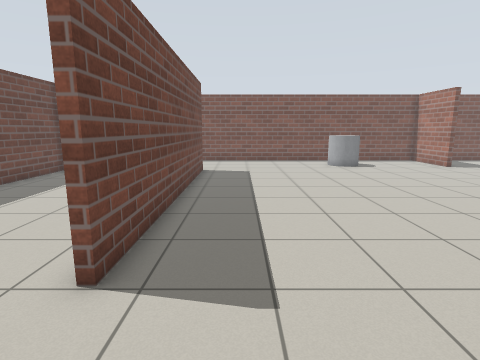
view 1 (above)

18 first-person views from a walk through a world built for the Gazebo simulator. The camera is 1.2 m above the floor, tilts 10° down and sees 80° across. The floor is counted in squares, 0.5 m on a side. Each view is taken from the middle of a square. On the plan, view 1 faces up. The plan holds only what a view shows up to about 18 squares ahead; the rest is blank. Robots are left out.

view 2
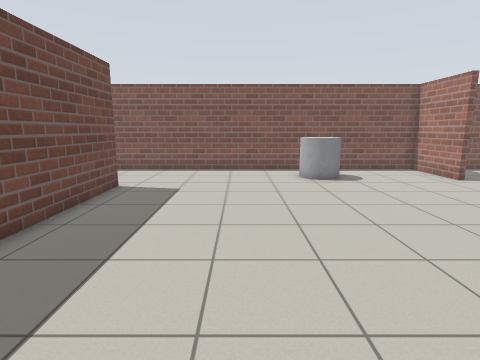

view 3
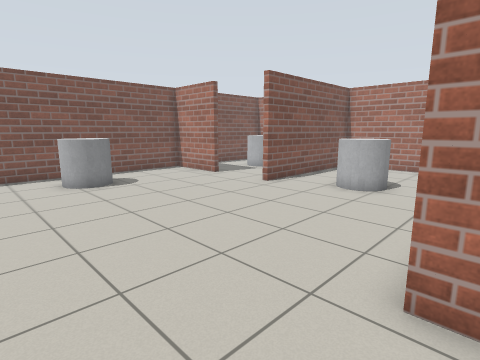

view 4
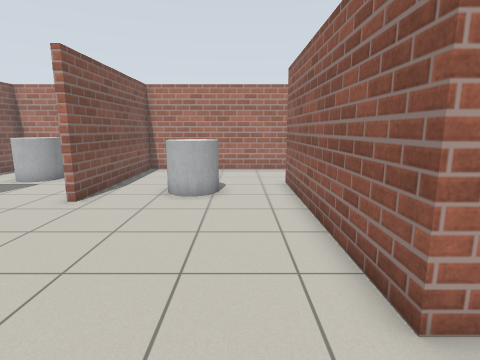

view 5
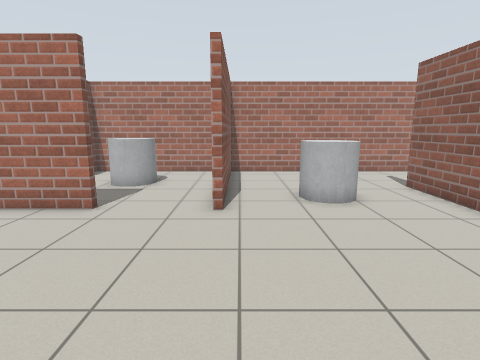

view 6
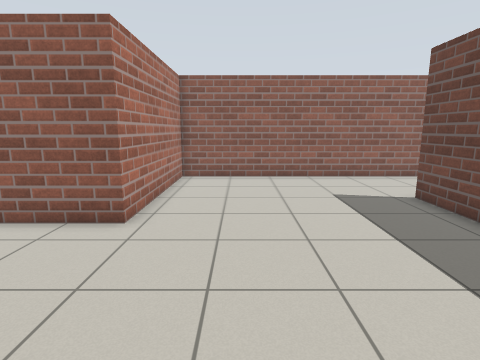

view 7
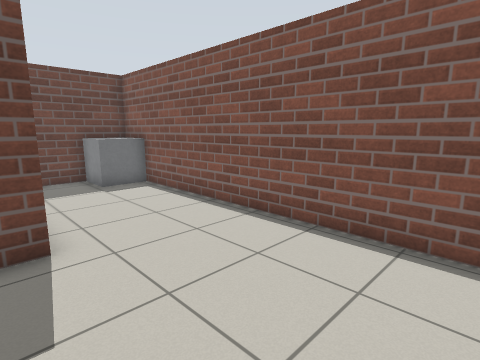

view 8
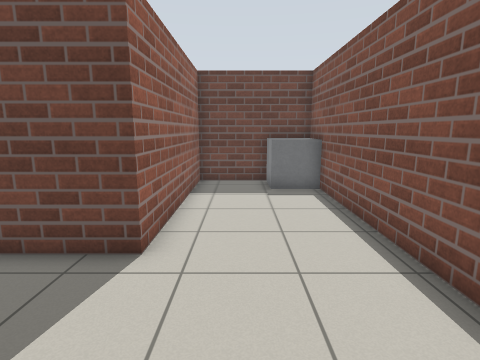

view 9
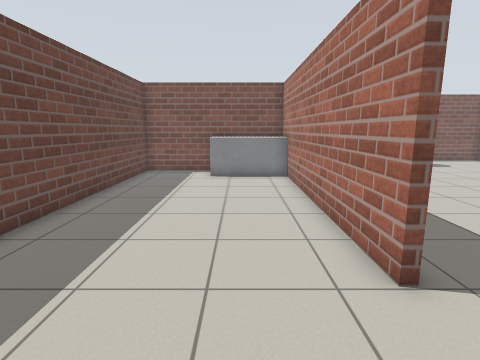

view 10
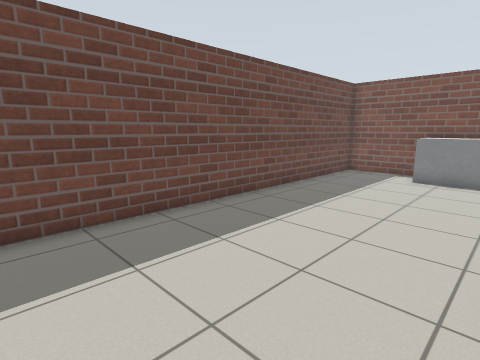

view 11
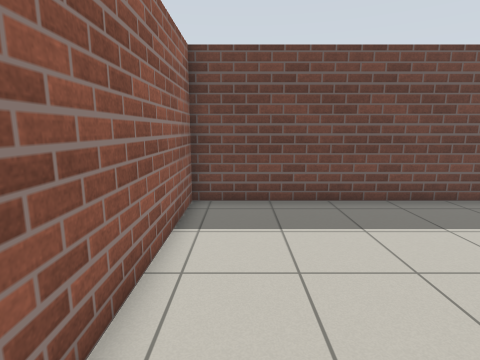

view 12
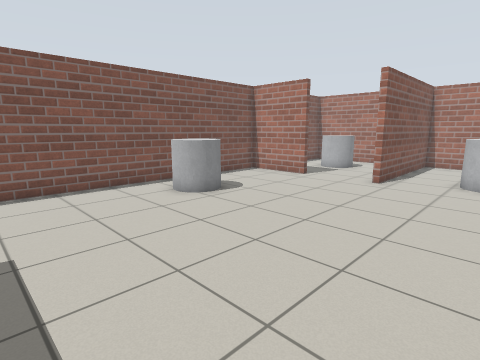

view 13
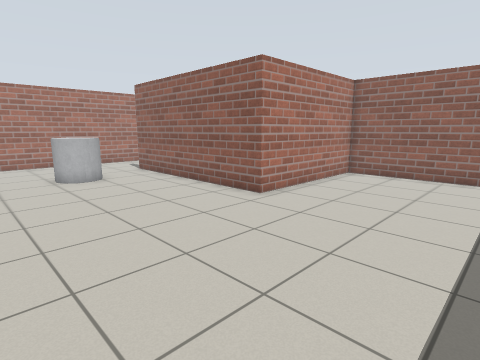

view 14
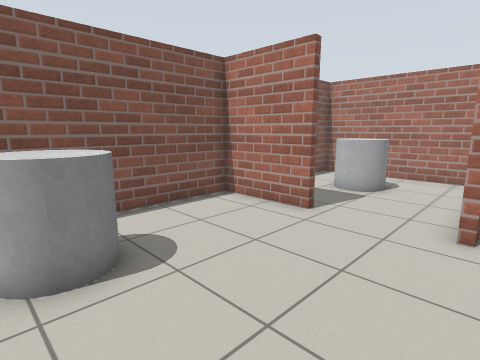

view 15
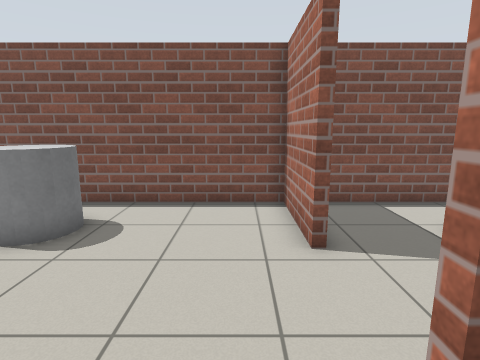

view 16
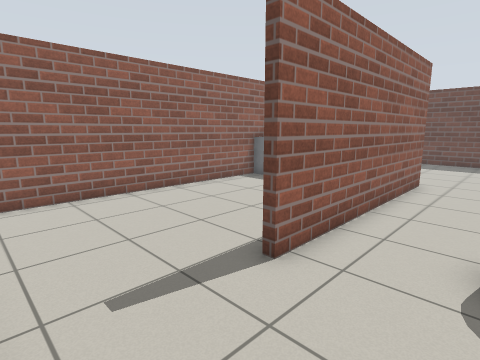

view 17
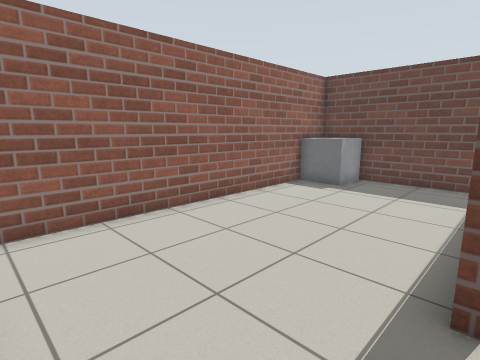

view 18
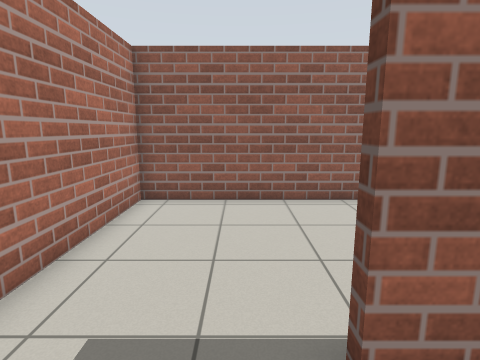

### Floor plan
Ten units are one square. View 1 is at (0, 0); x grows to the right and y downward. Boxes are objects, and circles mark ways between rooms. Rooms are numbered by the first view taken in them; rooms with no view inside come last. Other rooms are left out.
<svg viewBox="-110 -230 329 241">
<path fill="none" stroke="#000" d="M139 -185 135 -185 135 -223 -82 -223M-15 6 70 6 70 -69 170 -69M214 -76 214 -145 132 -145M-105 -224 -105 -171 -22 -171 -22 -41M-22 -41 -25 -41 -25 -168 -105 -168 -105 6 -15 6M170 -69 170 -65M73 -58 73 6 214 6 214 -76M214 -155 214 -223 149 -223"/>
<rect x="-105" y="-225" width="20" height="20" fill="#bbb"><title>grey box</title></rect>
<rect x="55" y="-205" width="30" height="20" fill="#bbb"><title>grey cylinder</title></rect>
<rect x="135" y="-125" width="30" height="30" fill="#bbb"><title>grey cylinder</title></rect>
<rect x="-65" y="-165" width="20" height="20" fill="#bbb"><title>grey box</title></rect>
<rect x="-45" y="-165" width="20" height="20" fill="#bbb"><title>grey box</title></rect>
<rect x="75" y="-15" width="20" height="20" fill="#bbb"><title>grey box</title></rect>
<rect x="165" y="-205" width="30" height="30" fill="#bbb"><title>grey cylinder</title></rect>
<circle cx="-20" cy="-20" r="3" fill="#2a7"/>
<circle cx="190" cy="-70" r="3" fill="#2a7"/>
<circle cx="140" cy="-170" r="3" fill="#2a7"/>
<text x="60" y="-130">1</text>
<text x="-60" y="-80">2</text>
<text x="150" y="-30">3</text>
<text x="180" y="-190">4</text>
</svg>
Room 1 opens to room 2. Room 1 opens to room 3. Room 1 opens to room 4.

Where each view was taken, in squares from view 1:
view 1: 0 up, 0 right, facing up
view 2: 5 up, 3 right, facing up
view 3: 6 up, 3 right, facing up-right
view 4: 9 up, 4 right, facing right
view 5: 14 up, 5 right, facing right
view 6: 14 up, 4 right, facing down
view 7: 16 up, 4 right, facing up-left
view 8: 19 up, 3 right, facing left
view 9: 0 up, 5 left, facing up
view 10: 0 up, 3 left, facing up-left
view 11: 1 up, 1 left, facing left
view 12: 10 up, 0 right, facing up-right
view 13: 15 up, 0 right, facing down-right
view 14: 14 up, 6 right, facing up-right
view 15: 13 up, 12 right, facing up
view 16: 10 up, 21 right, facing down-left
view 17: 7 up, 21 right, facing down-left
view 18: 9 up, 18 right, facing down
